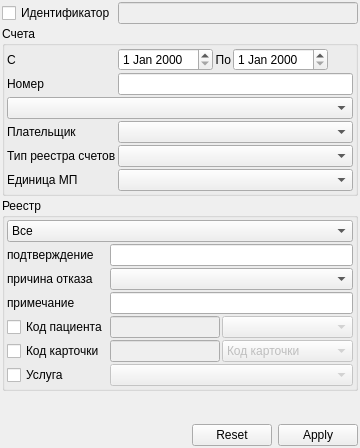
         <widget class="QWidget" name="tabAnalysis">
          <attribute name="title">
           <string>Анализ</string>
          </attribute>
          <layout class="QGridLayout">
           <property name="margin">
            <number>2</number>
           </property>
           <property name="spacing">
            <number>2</number>
           </property>
           <item row="4" column="0">
            <spacer>
             <property name="orientation">
              <enum>Qt::Vertical</enum>
             </property>
             <property name="sizeHint" stdset="0">
              <size>
               <width>46</width>
               <height>31</height>
              </size>
             </property>
            </spacer>
           </item>
           <item row="2" column="0" colspan="3">
            <widget class="QGroupBox" name="groupBox_2">
             <property name="title">
              <string>Реестр</string>
             </property>
             <layout class="QGridLayout">
              <property name="margin">
               <number>2</number>
              </property>
              <property name="spacing">
               <number>2</number>
              </property>
              <item row="3" column="0">
               <widget class="QLabel" name="lblAnalysisNote">
                <property name="text">
                 <string>примечание</string>
                </property>
                <property name="buddy">
                 <cstring>edtAnalysisNote</cstring>
                </property>
               </widget>
              </item>
              <item row="2" column="1" colspan="2">
               <widget class="CRBComboBox" name="cmbAnalysisPayRefuseType"/>
              </item>
              <item row="5" column="0">
               <widget class="QCheckBox" name="chkAnalysisEventCode">
                <property name="sizePolicy">
                 <sizepolicy hsizetype="Maximum" vsizetype="Fixed">
                  <horstretch>0</horstretch>
                  <verstretch>0</verstretch>
                 </sizepolicy>
                </property>
                <property name="text">
                 <string>Код карточки</string>
                </property>
               </widget>
              </item>
              <item row="2" column="0">
               <widget class="QLabel" name="lblAnalysisPayRefuseType">
                <property name="text">
                 <string>причина отказа</string>
                </property>
                <property name="buddy">
                 <cstring>cmbAnalysisPayRefuseType</cstring>
                </property>
               </widget>
              </item>
              <item row="4" column="2">
               <widget class="CRBComboBox" name="cmbAnalysisClientCodeType">
                <property name="enabled">
                 <bool>false</bool>
                </property>
                <property name="sizePolicy">
                 <sizepolicy hsizetype="Expanding" vsizetype="Fixed">
                  <horstretch>0</horstretch>
                  <verstretch>0</verstretch>
                 </sizepolicy>
                </property>
               </widget>
              </item>
              <item row="5" column="2">
               <widget class="QComboBox" name="cmbAnalysisEventCodeType">
                <property name="enabled">
                 <bool>false</bool>
                </property>
                <property name="sizePolicy">
                 <sizepolicy hsizetype="Expanding" vsizetype="Fixed">
                  <horstretch>0</horstretch>
                  <verstretch>0</verstretch>
                 </sizepolicy>
                </property>
                <item>
                 <property name="text">
                  <string>Код карточки</string>
                 </property>
                </item>
                <item>
                 <property name="text">
                  <string>Номер документа</string>
                 </property>
                </item>
               </widget>
              </item>
              <item row="4" column="1">
               <widget class="QLineEdit" name="edtAnalysisClientCode">
                <property name="enabled">
                 <bool>false</bool>
                </property>
                <property name="sizePolicy">
                 <sizepolicy hsizetype="Expanding" vsizetype="Maximum">
                  <horstretch>0</horstretch>
                  <verstretch>0</verstretch>
                 </sizepolicy>
                </property>
               </widget>
              </item>
              <item row="0" column="0" colspan="3">
               <widget class="QComboBox" name="cmbAnalysisAccountItems">
                <item>
                 <property name="text">
                  <string>Все</string>
                 </property>
                </item>
                <item>
                 <property name="text">
                  <string>Без подтверждения</string>
                 </property>
                </item>
                <item>
                 <property name="text">
                  <string>Подтверждённые</string>
                 </property>
                </item>
                <item>
                 <property name="text">
                  <string>Оплаченные</string>
                 </property>
                </item>
                <item>
                 <property name="text">
                  <string>Отказанные</string>
                 </property>
                </item>
                <item>
                 <property name="text">
                  <string>Перевыставляемые</string>
                 </property>
                </item>
                <item>
                 <property name="text">
                  <string>Неперевыставляемые</string>
                 </property>
                </item>
               </widget>
              </item>
              <item row="5" column="1">
               <widget class="QLineEdit" name="edtAnalysisEventCode">
                <property name="enabled">
                 <bool>false</bool>
                </property>
                <property name="sizePolicy">
                 <sizepolicy hsizetype="Expanding" vsizetype="Maximum">
                  <horstretch>0</horstretch>
                  <verstretch>0</verstretch>
                 </sizepolicy>
                </property>
               </widget>
              </item>
              <item row="4" column="0">
               <widget class="QCheckBox" name="chkAnalysisClientCode">
                <property name="sizePolicy">
                 <sizepolicy hsizetype="Maximum" vsizetype="Fixed">
                  <horstretch>0</horstretch>
                  <verstretch>0</verstretch>
                 </sizepolicy>
                </property>
                <property name="text">
                 <string>Код пациента</string>
                </property>
               </widget>
              </item>
              <item row="3" column="1" colspan="2">
               <widget class="QLineEdit" name="edtAnalysisNote"/>
              </item>
              <item row="1" column="1" colspan="2">
               <widget class="QLineEdit" name="edtAnalysisDocument"/>
              </item>
              <item row="1" column="0">
               <widget class="QLabel" name="lblAnalysisDocument">
                <property name="text">
                 <string>подтверждение</string>
                </property>
                <property name="buddy">
                 <cstring>edtAnalysisDocument</cstring>
                </property>
               </widget>
              </item>
              <item row="6" column="0">
               <widget class="QCheckBox" name="chkAnalysisService">
                <property name="text">
                 <string>Услуга</string>
                </property>
               </widget>
              </item>
              <item row="6" column="1" colspan="2">
               <widget class="CRBComboBox" name="cmbAnalysisService">
                <property name="enabled">
                 <bool>false</bool>
                </property>
               </widget>
              </item>
             </layout>
            </widget>
           </item>
           <item row="5" column="0" colspan="2">
            <spacer>
             <property name="orientation">
              <enum>Qt::Horizontal</enum>
             </property>
             <property name="sizeHint" stdset="0">
              <size>
               <width>40</width>
               <height>20</height>
              </size>
             </property>
            </spacer>
           </item>
           <item row="5" column="2">
            <widget class="CApplyResetDialogButtonBox" name="bbxAnalysis">
             <property name="sizePolicy">
              <sizepolicy hsizetype="Maximum" vsizetype="Fixed">
               <horstretch>0</horstretch>
               <verstretch>0</verstretch>
              </sizepolicy>
             </property>
             <property name="orientation">
              <enum>Qt::Horizontal</enum>
             </property>
             <property name="standardButtons">
              <set>QDialogButtonBox::Apply|QDialogButtonBox::Reset</set>
             </property>
            </widget>
           </item>
           <item row="0" column="1" colspan="2">
            <widget class="CAccountIdLineEdit" name="edtAnalysisAccountId">
             <property name="enabled">
              <bool>false</bool>
             </property>
            </widget>
           </item>
           <item row="0" column="0">
            <widget class="QCheckBox" name="chkAnalysisAccountId">
             <property name="text">
              <string>Идентификатор</string>
             </property>
            </widget>
           </item>
           <item row="1" column="0" colspan="3">
            <widget class="QGroupBox" name="groupBox">
             <property name="title">
              <string>Счета</string>
             </property>
             <layout class="QGridLayout">
              <property name="margin">
               <number>2</number>
              </property>
              <property name="spacing">
               <number>2</number>
              </property>
              <item row="2" column="0" colspan="12">
               <widget class="COrgStructureComboBox" name="cmbAnalysisOrgStructure">
                <property name="sizePolicy">
                 <sizepolicy hsizetype="Minimum" vsizetype="Fixed">
                  <horstretch>0</horstretch>
                  <verstretch>0</verstretch>
                 </sizepolicy>
                </property>
                <property name="minimumSize">
                 <size>
                  <width>250</width>
                  <height>0</height>
                 </size>
                </property>
               </widget>
              </item>
              <item row="0" column="1" colspan="3">
               <widget class="CDateEdit" name="edtAnalysisBegDate">
                <property name="sizePolicy">
                 <sizepolicy hsizetype="Maximum" vsizetype="Fixed">
                  <horstretch>0</horstretch>
                  <verstretch>0</verstretch>
                 </sizepolicy>
                </property>
               </widget>
              </item>
              <item row="0" column="4" colspan="2">
               <widget class="QLabel" name="lblAnalysisEndDate">
                <property name="sizePolicy">
                 <sizepolicy hsizetype="Maximum" vsizetype="Preferred">
                  <horstretch>0</horstretch>
                  <verstretch>0</verstretch>
                 </sizepolicy>
                </property>
                <property name="text">
                 <string>По</string>
                </property>
                <property name="alignment">
                 <set>Qt::AlignRight|Qt::AlignTrailing|Qt::AlignVCenter</set>
                </property>
                <property name="buddy">
                 <cstring>edtAnalysisEndDate</cstring>
                </property>
               </widget>
              </item>
              <item row="0" column="0">
               <widget class="QLabel" name="lblAnalysisBegDate">
                <property name="sizePolicy">
                 <sizepolicy hsizetype="Maximum" vsizetype="Preferred">
                  <horstretch>0</horstretch>
                  <verstretch>0</verstretch>
                 </sizepolicy>
                </property>
                <property name="text">
                 <string>C</string>
                </property>
                <property name="buddy">
                 <cstring>edtAnalysisBegDate</cstring>
                </property>
               </widget>
              </item>
              <item row="1" column="0">
               <widget class="QLabel" name="lblAnalysisNumber">
                <property name="sizePolicy">
                 <sizepolicy hsizetype="Maximum" vsizetype="Preferred">
                  <horstretch>0</horstretch>
                  <verstretch>0</verstretch>
                 </sizepolicy>
                </property>
                <property name="text">
                 <string>Номер</string>
                </property>
                <property name="buddy">
                 <cstring>edtAnalysisNumber</cstring>
                </property>
               </widget>
              </item>
              <item row="1" column="1" colspan="11">
               <widget class="QLineEdit" name="edtAnalysisNumber"/>
              </item>
              <item row="3" column="0">
               <widget class="QLabel" name="lblAnalysisPayer">
                <property name="text">
                 <string>Плательщик</string>
                </property>
                <property name="buddy">
                 <cstring>edtAnalysisNumber</cstring>
                </property>
               </widget>
              </item>
              <item row="0" column="6">
               <widget class="CDateEdit" name="edtAnalysisEndDate">
                <property name="sizePolicy">
                 <sizepolicy hsizetype="Maximum" vsizetype="Fixed">
                  <horstretch>0</horstretch>
                  <verstretch>0</verstretch>
                 </sizepolicy>
                </property>
               </widget>
              </item>
              <item row="4" column="0">
               <widget class="QLabel" name="lblAnalysisAccountType">
                <property name="text">
                 <string>Тип реестра счетов</string>
                </property>
                <property name="buddy">
                 <cstring>edtAnalysisNumber</cstring>
                </property>
               </widget>
              </item>
              <item row="3" column="1" colspan="11">
               <widget class="COrgIsPayer23ComboBox" name="cmbAnalysisPayer">
                <property name="sizePolicy">
                 <sizepolicy hsizetype="Minimum" vsizetype="Fixed">
                  <horstretch>0</horstretch>
                  <verstretch>0</verstretch>
                 </sizepolicy>
                </property>
               </widget>
              </item>
              <item row="4" column="1" colspan="11">
               <widget class="CRBComboBox" name="cmbAnalysisAccountType">
                <property name="sizePolicy">
                 <sizepolicy hsizetype="Minimum" vsizetype="Fixed">
                  <horstretch>0</horstretch>
                  <verstretch>0</verstretch>
                 </sizepolicy>
                </property>
               </widget>
              </item>
              <item row="5" column="0">
               <widget class="QLabel" name="lblGroupId">
                <property name="sizePolicy">
                 <sizepolicy hsizetype="Minimum" vsizetype="Preferred">
                  <horstretch>0</horstretch>
                  <verstretch>0</verstretch>
                 </sizepolicy>
                </property>
                <property name="text">
                 <string>Единица МП</string>
                </property>
               </widget>
              </item>
              <item row="5" column="1" colspan="11">
               <widget class="QComboBox" name="cmbGroupId">
                <property name="sizePolicy">
                 <sizepolicy hsizetype="Expanding" vsizetype="Fixed">
                  <horstretch>0</horstretch>
                  <verstretch>0</verstretch>
                 </sizepolicy>
                </property>
               </widget>
              </item>
             </layout>
            </widget>
           </item>
          </layout>
         </widget>
